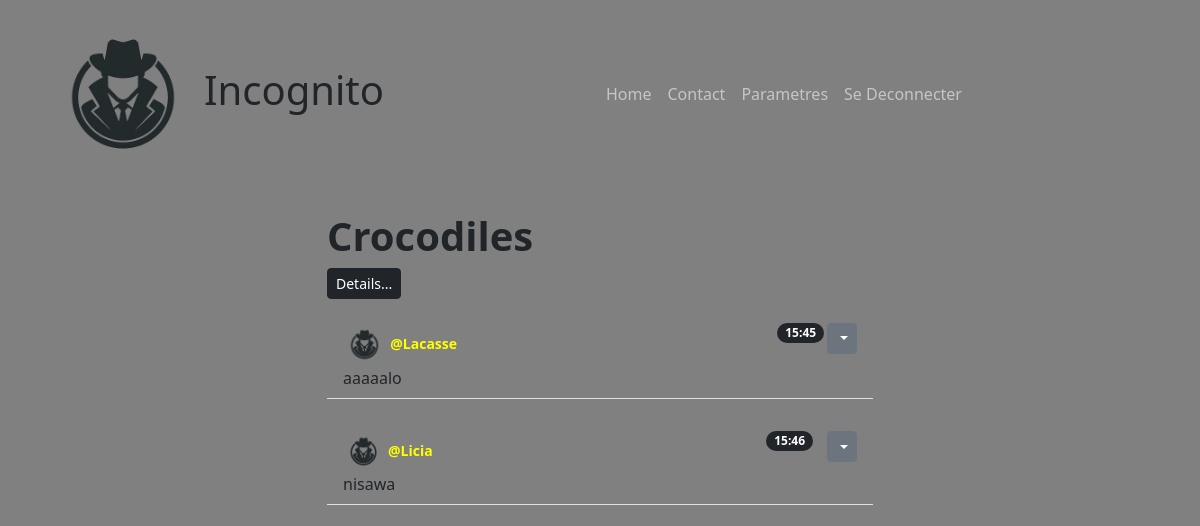
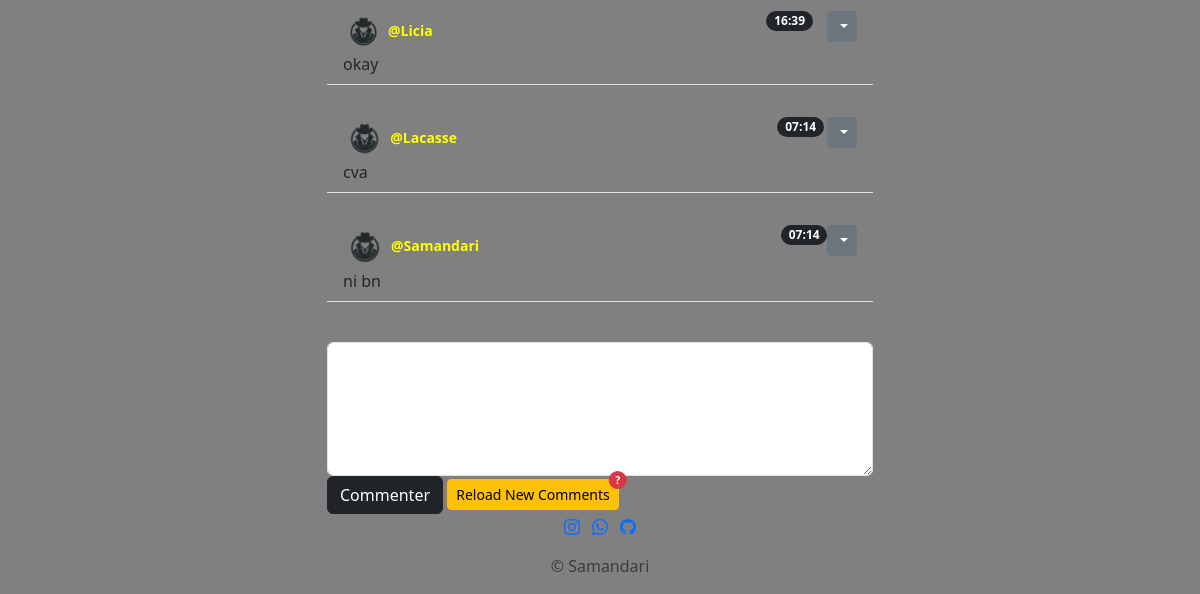
The page /post/1 (signed in) on the database as committed earlier (2 pictures, top to bottom).
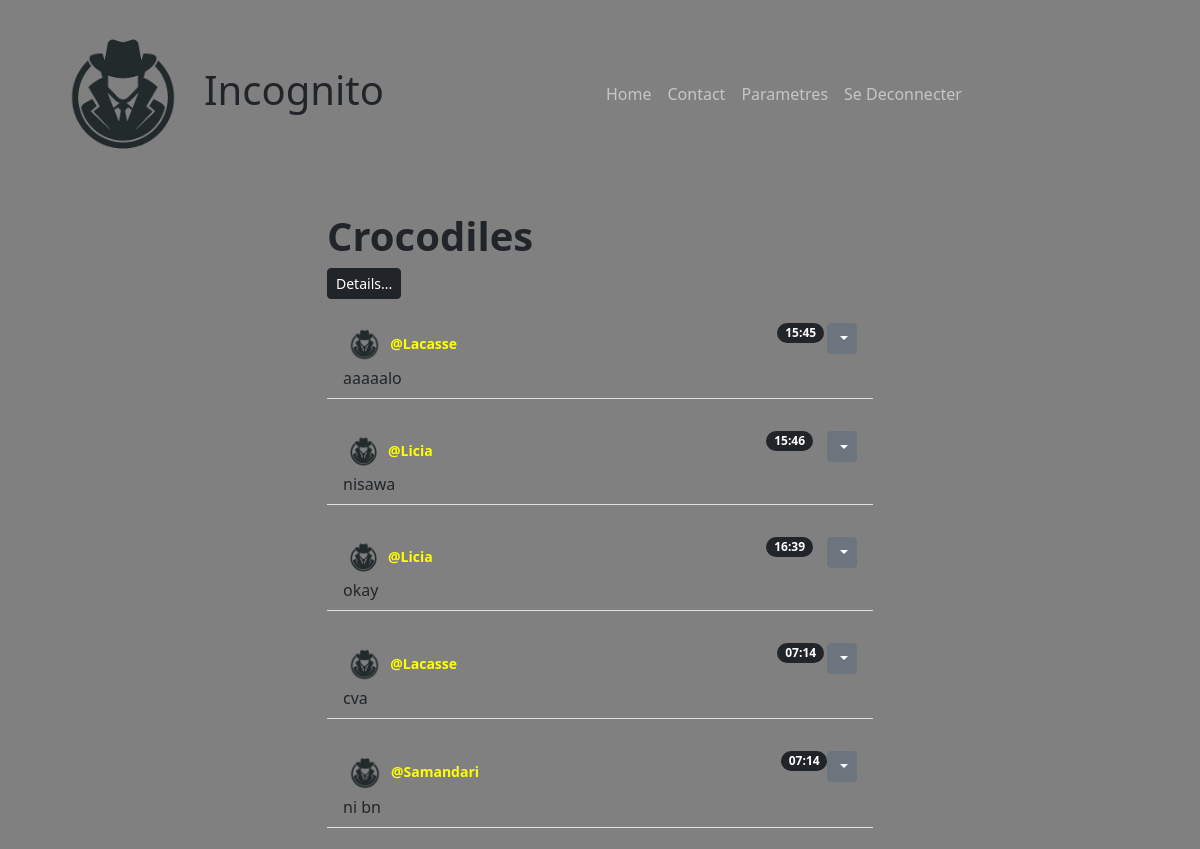
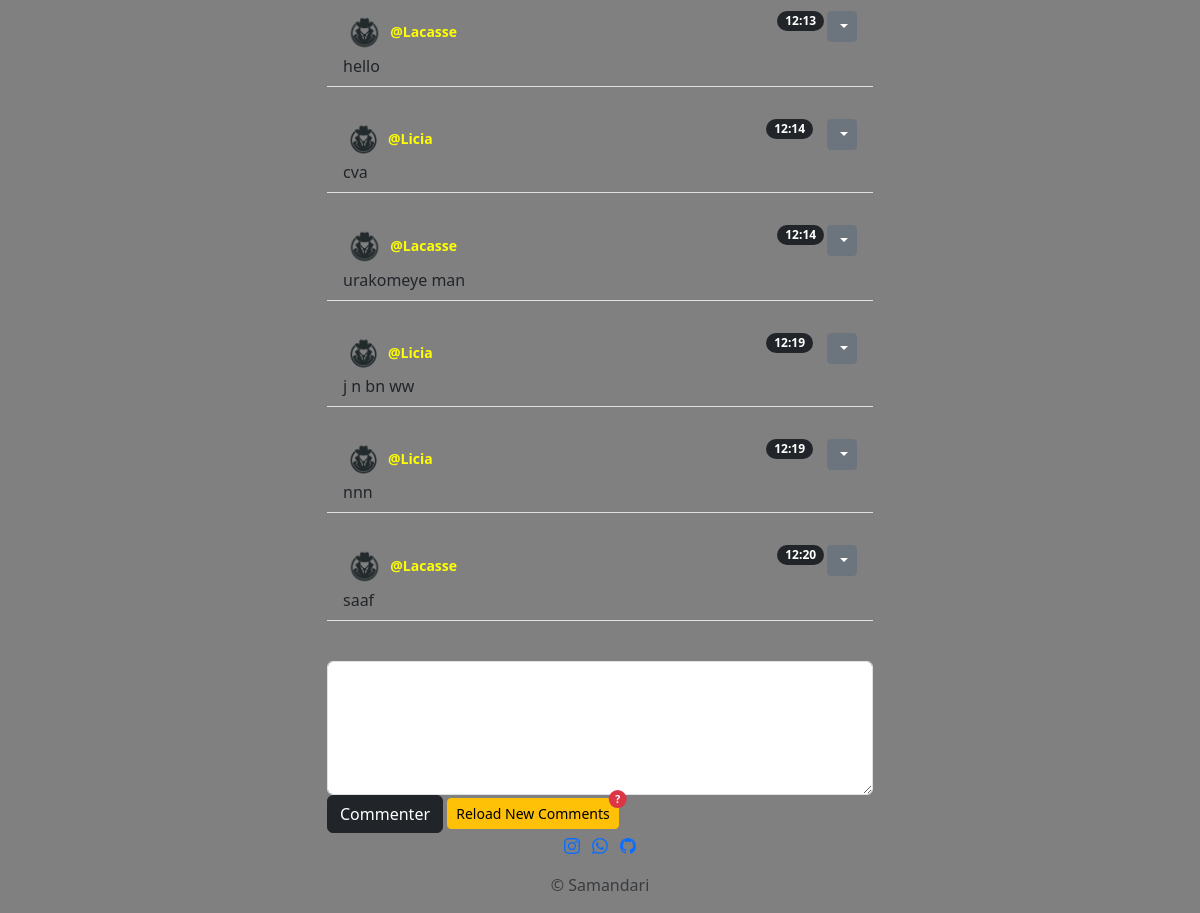
The same page on the database as committed later (2 pictures, top to bottom).
### main.py (models this page shows)
class Post(db.Model):
    id = db.Column(db.Integer, primary_key=True)
    title = db.Column(db.String(200))
    subtitle = db.Column(db.String(250))
    timestamp = db.Column(db.DateTime, default=datetime.utcnow)
    author = db.relationship('User', back_populates='posts')  # Include the User object
    user_id = db.Column(db.Integer, db.ForeignKey('user.id'), nullable=False)
    comments = db.relationship('Comment', back_populates="parent_post", lazy=True)

class Comment(db.Model):
    id = db.Column(db.Integer, primary_key=True)
    content = db.Column(db.String(200))
    timestamp = db.Column(db.DateTime, default=datetime.utcnow)
    user_id = db.Column(db.Integer, db.ForeignKey('user.id'), nullable=False)
    commenter = db.relationship('User', back_populates='comments')  # Include the User object
    post_id = db.Column(db.Integer, db.ForeignKey('post.id'), nullable=False)
    parent_post = db.relationship('Post', back_populates='comments')  # Include the Post object

class User(UserMixin, db.Model):
    id = db.Column(db.Integer, primary_key=True)
    name = db.Column(db.String(50), unique=True, nullable=False)
    password = db.Column(db.String(500), nullable=False)
    posts = db.relationship('Post', back_populates='author', lazy=True)
    comments = db.relationship('Comment', back_populates='commenter', lazy=True)

### main.py (the view)
@app.route('/post/<int:post_id>')  # get one post
@login_required
def post(post_id):
    if post_id == 0:
        posts = Post.query.count()
        return render_template('refresh.html', posts=posts)
    the_post = Post.query.get(post_id)
    comments = the_post.comments
    return render_template('post.html', post=the_post, comments=comments, current_user=current_user)

### main.py (called while the page is built)
@login_manager.user_loader
def load_user(user_id):
    return User.query.get(user_id)

### templates/post.html (shortened to what this page needs)
{% include "header.html" %}
    <div class="container mt-4">
        <div class="row">
            <div class="col-md-6 offset-md-3">
                <ul id="comments" class="list-group list-group-flush">
                    <h1><strong>{{post.title}}</strong></h1>
                    <p class="d-inline-flex gap-1">
                          <a class="btn btn-dark btn-sm" data-bs-toggle="collapse" href="#collapseExample" role="button" aria-expanded="false" aria-controls="collapseExample">
                            Details...
                          </a>
                     </p>
                    {% for comment in post.comments %}
                        <li class="list-group-item d-flex justify-content-between align-items-start text-break bg-transparent">
                            <div class="align-baseline">
                                <div class="top-div">
                                    <img src="{{ url_for('static', filename='logo.png') }}" class="logo-user" alt="User Logo">
                                    <span class="date sub-text small " style="color: yellow;">
                                        <strong>@{{comment.commenter.name}}</strong>
                                    </span>
                                </div>
                                {{ comment.content }}
                            </div>
                            <span class="badge text-bg-primary bg-dark rounded-pill">{{ comment.timestamp.strftime('%H:%M') }}</span>
                            <div class="dropdown">
                              <button class="btn btn-secondary btn-sm dropdown-toggle" type="button" data-bs-toggle="dropdown" aria-expanded="true">
                              </button>
                            </div>
                        </li>
                        <br>
                    {% endfor %}
                </ul>
                <form id="form" class="mt-3" method="POST" action="{{ url_for('post', post_id=post.id) }}">
                    <div class="control-group">
                        <div class="form-group col-xs-12 floating-label-form-group controls">
                            <textarea id="input" class="form-control" name="comment" rows="5" autocomplete="off" required></textarea>
                            <button class="btn btn-dark" type="submit" id="sendButton">Commenter</button>
                            <button type="button" class="btn btn-warning btn-sm position-relative" id="refrech" onclick="window.location.reload();">
                              Reload New Comments
                              <span class="position-absolute top-0 start-100 translate-middle badge rounded-pill bg-danger" id="message-count-badge">
                                ?
                              </span>
                            </button>
                        </div>
                    </div>
                </form>
            </div>
        </div>
    </div>
{% include "footer.html" %}

### templates/header.html (shortened to what this page needs)
<!DOCTYPE html>
<html lang="en">
    <head>
        <link rel="stylesheet" href="https://cdn.jsdelivr.net/npm/bootstrap@5.3.0/dist/css/bootstrap.min.css">
    </head>
    <body class="d-flex flex-column vh-100" >
        <nav class="navbar navbar-expand-lg navbar-dark ">
            <div class="container">
                <a class="navbar-brand" href="#">
                    <h1 class="float-md-start mb-0 text-dark"><img class="logo" src="{{ url_for('static', filename='logo.png') }}" alt="Your Logo">Incognito</h1>
                </a>
                  <div class="collapse navbar-collapse" id="navbarResponsive">
                  <ul class="navbar-nav ml-auto">
                      <li class="nav-item">
                         <a class="nav-link" href="{{ url_for('index') }}">Home</a>
                      </li>
                      <li class="nav-item">
                         <a class="nav-link" href="{{ url_for('contact') }}">Contact</a>
                      </li>
                      <li class="nav-item">
                         <a class="nav-link" href="{{ url_for('setting') }}">Parametres</a>
                      </li>
                      {% if not current_user.is_authenticated %}
                        <li class="nav-item">
                          <a class="nav-link" href="{{ url_for('login') }}">Se Connecter</a>
                        </li>
                        <li class="nav-item">
                          <a class="nav-link" href="{{ url_for('register') }}">Creer Compte</a>
                        </li>
                      {% else %}
                        <li class="nav-item">
                          <a class="nav-link" href="{{ url_for('logout') }}">Se Deconnecter</a>
                        </li>
                      {% endif %}
                  </ul>
                </div>
            </div>
        </nav>

### templates/footer.html (shortened to what this page needs)
    <footer class="mt-auto">
      <div class="container">
        <div class="row">
          <div class="col-lg-8 col-md-10 mx-auto">
            <ul class="list-inline text-center">
              <li class="list-inline-item">
                <a href="https://www.instagram.com/sama__ndari?igsh=MWFic2todzA4aGZteg==">
                  <span class="fa-stack fa-lg">
                  </span>
                </a>
              </li>
              <li class="list-inline-item">
                <a href="https://wa.me/+25777568903">
                  <span class="fa-stack fa-lg">
                  </span>
                </a>
              </li>
                <li class="list-inline-item">
                <a href="https://wa.me/+25777568903">
                  <span class="fa-stack fa-lg">
                </span>
                </a>
              </li>
            </ul>
            <p class="copyright text-muted text-center"> &copy; Samandari</p>
          </div>
        </div>
      </div>
    </footer>
  </body>
</html>

### templates/header.html (style rules this page uses)
body { background-color: gray; }
.logo { max-width: 30%; height: auto; border-radius: 50%; }
.logo-user { max-width: 10%; border-radius: 50%; }

Rows that differ between the two databases and show on the page:
added Comment: commenter.name "Lacasse", content "hello", timestamp "12:13"
added Comment: commenter.name "Licia", content "cva", timestamp "12:14"
added Comment: commenter.name "Lacasse", content "urakomeye man", timestamp "12:14"
added Comment: commenter.name "Licia", content "j n bn ww", timestamp "12:19"
added Comment: commenter.name "Licia", content "nnn", timestamp "12:19"
added Comment: commenter.name "Lacasse", content "saaf", timestamp "12:20"
